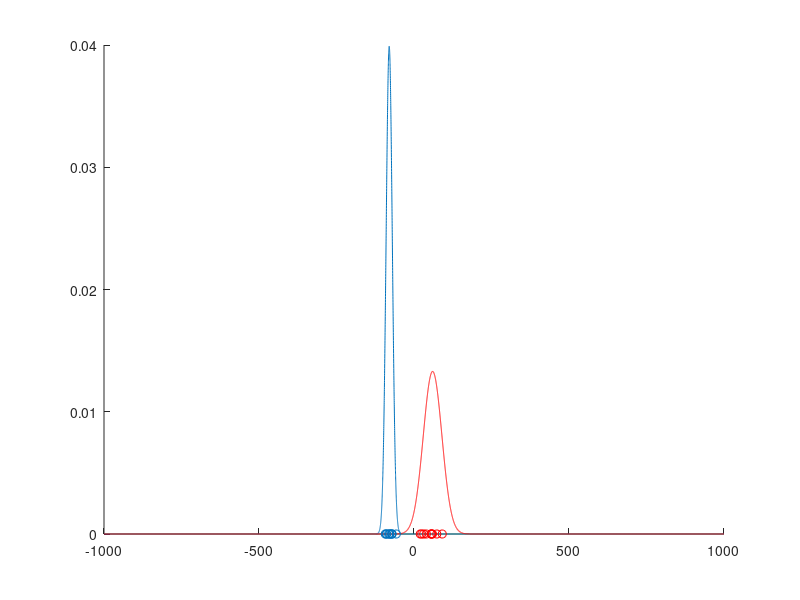

This chart was generated by the following MATLAB code:
x = [-1000:.1:1000];
norm = normpdf(x,-80,10);

norm2 = normpdf(x,60,30);
hold on;
plot(x,norm)
plot(x,norm2, 'r')

y = 10.*randn(10,1) + -80
y1 = 30.*randn(10,1) + 60
scatter(y,zeros(1,10));
scatter(y1,zeros(1,10),'r');